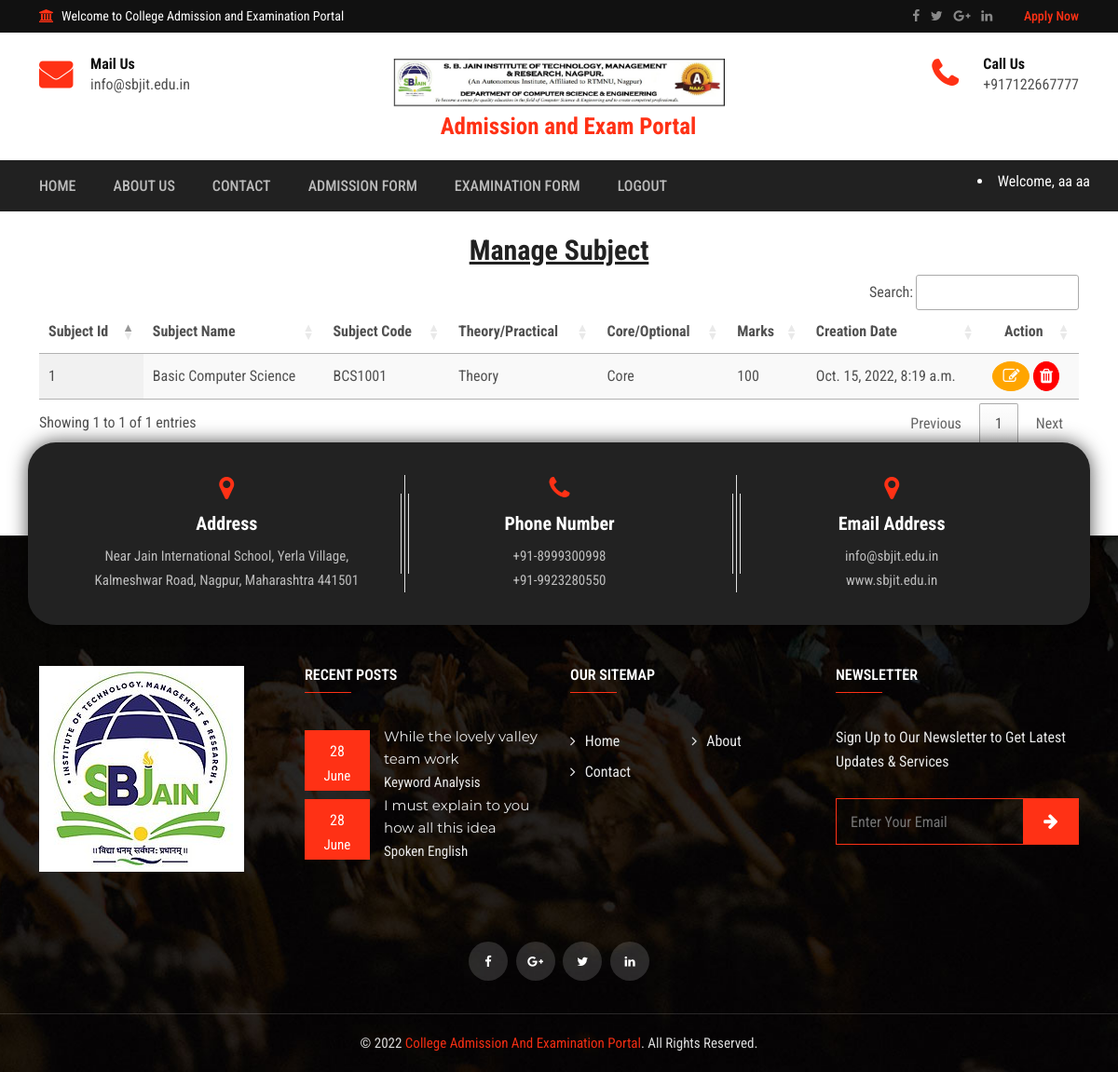
Page /manage-subject/ (signed in) on the committed database.
### collegeapp/models.py (models this page shows, shortened)
class Subject(models.Model):
    branch = models.ForeignKey(Branch, on_delete=models.CASCADE, null=True, blank=True)
    semester = models.ForeignKey(Semester, on_delete=models.CASCADE, null=True, blank=True)
    name = models.CharField(max_length=100, null=True, blank=True)
    code = models.CharField(max_length=100, null=True, blank=True)
    subjecttype = models.IntegerField(choices=SUBJECTTYPE, null=True, blank=True)
    theroytype = models.IntegerField(choices=THEORYTYPE, null=True, blank=True)
    marks = models.CharField(max_length=100, null=True, blank=True)
    created = models.DateTimeField(auto_now_add=True, blank=True)

### collegeapp/views.py (the view)
# urls.py: path('manage-subject/', manage_subject, name='manage_subject'),
def manage_subject(request):
    subject = Subject.objects.all()
    return render(request, 'manage_subject.html', locals())

### collegeapp/templates/manage_subject.html
{% include 'index.html' %}
{% load static %}
{% load custom_tags %}
{% block body %}
<div class="shop-cart mt-4">
  <div class="container">
    <div class="section-wrapper">
        <h2 class="mb-2" align="center"> <u>Manage Subject</u>
        </h2>
      <div class="cart-top">
        <table id="example" class="display nowrap" style="width: 100%">
          <thead>
            <tr>
              <th>Subject Id</th>
              <th>Subject Name</th>
              <th>Subject Code</th>
              <th>Theory/Practical</th>
              <th>Core/Optional</th>
              <th>Marks</th>
              <th>Creation Date</th>
              <th style="text-align: center">Action</th>
            </tr>
          </thead>
          <tbody>
            {% for i in subject %}
            <tr>
              <td>{{i.id}}</td>
              <td>{{i.name}}</td>
              <td>{{i.code}}</td>
              <td>{{i.get_theroytype_display}}</td>
              <td>{{i.get_subjecttype_display}}</td>
              <td>{{i.marks}}</td>
              <td>{{i.created}}</td>
              <td>
                    <a href="/change-subject/{{i.id}}/" title="Edit Branch">
                        <i class="fa fa-edit" style="font-size:18px;color:white;border-radius:50%;border:1px solid orange;padding:6px;padding-left:10px;padding-right:10px;background-color:orange"></i>
                    </a>
                    <a href="/delete-subject/{{i.id}}/" title="Delete Branch" onclick="return confirm('Are your sure?')">
                        <i  class="fa fa-trash" style="font-size:18px;color:white;border-radius:50%;border:1px solid red;padding:6px;background-color:red"></i>
                    </a>
              </td>
            </tr>
            {% endfor %}
          </tbody>
        </table>
      </div>
    </div>
  </div>
</div>
{% include 'tablecdn.html' %}
{% include 'footer.html' %}
{% endblock %}

### collegeapp/templates/index.html (shortened to what this page needs)
<!DOCTYPE html>
{% load static %}
<html lang="zxx">
<head>
    <link rel="stylesheet" type="text/css" href="{% static 'css/bootstrap.min.css' %}">
    <link rel="stylesheet" type="text/css" href="{% static 'css/font-awesome.min.css' %}">
    <link rel="stylesheet" type="text/css" href="{% static 'css/animate.css' %}">
    <link rel="stylesheet" type="text/css" href="{% static 'css/owl.carousel.css' %}">
    <link rel="stylesheet" type="text/css" href="{% static 'css/slick.css' %}">
    <link rel="stylesheet" type="text/css" href="{% static 'css/magnific-popup.css' %}">
    <link rel="stylesheet" type="text/css" href="{% static 'css/off-canvas.css' %}">
    <link rel="stylesheet" type="text/css" href="{% static 'css/rsmenu-main.css' %}">
    <link rel="stylesheet" type="text/css" href="{% static 'css/rsmenu-transitions.css' %}">
    <link rel="stylesheet" type="text/css" href="{% static 'style.css' %}">
    <link rel="stylesheet" type="text/css" href="{% static 'css/responsive.css' %}">
    <link rel="stylesheet" href="https://cdnjs.cloudflare.com/ajax/libs/font-awesome/4.7.0/css/font-awesome.min.css">
</head>
<body class="home1">
    <div class="full-width-header">
        <div class="rs-toolbar">
            <div class="container">
                <div class="row">
                    <div class="col-md-6">
                        <div class="rs-toolbar-left">
                            <div class="welcome-message">
                                <i class="fa fa-bank"></i><span>Welcome to College Admission and Examination Portal</span>
                            </div>
                        </div>
                    </div>
                    <div class="col-md-6">
                        <div class="rs-toolbar-right">
                            <div class="toolbar-share-icon">
                                <ul>
                                    <li><a href="https://www.facebook.com/officialsbjain/" target="_blank"><i class="fa fa-facebook"></i></a></li>
                                    <li><a href="https://twitter.com/officialsbjain?s=09" target="_blank"><i class="fa fa-twitter"></i></a></li>
                                    <li><a href="https://www.sbjit.edu.in/" target="_blank"><i class="fa fa-google-plus"></i></a></li>
                                    <li><a href="https://www.linkedin.com/in/s-b-jain-nagpur-7a65a3153/" target="_blank"><i class="fa fa-linkedin"></i></a></li>
                                </ul>
                            </div>
                            <a href="/student-register/" class="apply-btn">Apply Now</a>
                        </div>
                    </div>
                </div>
            </div>
        </div>
        <header id="rs-header" class="rs-header">
            <div class="rs-header-top">
                <div class="container">
                    <div class="row">
                        <div class="col-md-4 col-sm-12">
                            <div class="header-contact">
                                <div id="info-details" class="widget-text">
                                    <i class="fa fa-envelope"></i>
                                    <div class="info-text">
                                        <a href="mailto:info@domain.com">
						                    	<span>Mail Us</span>
												info@sbjit.edu.in
											</a>
                                    </div>
                                </div>
                            </div>
                        </div>
                        <div class="col-md-4 col-sm-12">
                            <div class="logo-area text-center">
                                <a href="/"><img src="{% static 'images/college logo photo.png' %}" style="width:600px;height:60px;padding-bottom: 0.5rem;" alt="logo">
                                    <b style="font-size:25px;margin-left:20px;font-weight:bold">Admission and Exam Portal</b>
                                </a>
                            </div>
                        </div>
                        <div class="col-md-4 col-sm-12">
                            <div class="header-contact pull-right">
                                <div id="phone-details" class="widget-text">
                                    <i class="fa fa-phone"></i>
                                    <div class="info-text">
                                        <a href="tel:4155551234">
						                    	<span>Call Us</span>
												+917122667777
											</a>
                                    </div>
                                </div>
                            </div>
                        </div>
                    </div>
                </div>
            </div>
            <div class="menu-area menu-sticky">
                <div class="container">
                    <div class="main-menu">
                        <div class="row relative">
                            <div class="col-sm-12">
                                <nav class="rs-menu">
                                    <ul class="nav-menu">
                                        <li><a href="/" class="home">Home</a>
                                        </li>
                                        <li> <a href="/about/">About Us</a>
                                        </li>
                                        <li> <a href="/contact/">Contact</a></li>
                                        {% if request.user.is_authenticated %}
                                        {% if request.user.is_staff %}
                                            <li class="menu-item-has-children"> <a href="#">Branch</a>
                                                <ul class="sub-menu">
                                                    <li><a href="/add-branch/">Add Branch</a></li>
                                                    <li><a href="/manage-branch/">Manage Branch</a></li>
                                                </ul>
                                            </li>
                                            <li class="menu-item-has-children"> <a href="#">Semester</a>
                                                <ul class="sub-menu">
                                                    <li><a href="/add-semester/">Add Semester</a></li>
                                                    <li><a href="/manage-semester/">Manage Semester</a></li>
                                                </ul>
                                            </li>
                                            <li class="menu-item-has-children"> <a href="#">Subject</a>
                                                <ul class="sub-menu">
                                                    <li><a href="/add-subject/">Add Subject</a></li>
                                                    <li><a href="/manage-subject/">Manage Subject</a></li>
                                                </ul>
                                            </li>
                                            <li class="menu-item-has-children"> <a href="#">Admission</a>
                                                <ul class="sub-menu">
                                                    <li><a href="/admission-data/?status=1">Pending Admission</a></li>
                                                    <li><a href="/admission-data/?status=3">Rejected Admission</a></li>
                                                    <li><a href="/admission-data/?status=2">Completed Admission</a></li>
                                                    <li><a href="/admission-data/?status=4">Payment Pending Admission</a></li>
                                                    <li><a href="/admission-data/?status=5">Payment Completed Admission</a></li>
                                                </ul>
                                            </li>
                                            <li class="menu-item-has-children"> <a href="#">Examination</a>
                                                <ul class="sub-menu">
                                                    <li><a href="/examination-data/?status=1">Pending Examination Data</a></li>
                                                    <li><a href="/examination-data/?status=2">Verified Examination Data</a></li>
                                                    <li><a href="/examination-data/?status=3">Rejected Examination Data</a></li>
                                                    <li><a href="/examination-data/?status=4">Payment Pending Examination Data</a></li>
                                                    <li><a href="/examination-data/?status=5">Payment Completed Examination Data</a></li>
                                                </ul>
                                            </li>
                                            <li> <a href="/logout/">Logout</a></li>
                                        {% else %}
                                            <li> <a href="/complete-registration/">Admission Form</a></li>
                                            <li> <a href="/exam-process">Examination Form</a></li>
                                            <li> <a href="/logout/">Logout</a></li>
                                        {% endif %}
                                        {% else %}
                                            <li> <a href="/student-register/">Register</a></li>
                                            <li> <a href="/login/">Login</a></li>
                                            <li> <a href="/admin-login/">Admin Login</a></li>
                                        {% endif %}
                                    </ul>
                                </nav>
                                <div class="right-bar-icon rs-offcanvas-link text-right">
                                    {% if request.user.is_authenticated %}
                                    {% if request.user.is_staff %}
                                    <li style="color:white;padding-top:10px">Welcome, {{request.user.username}}</li>
                                    {% else %}
                                    <li style="color:white;padding-top:10px">Welcome, {{request.user.first_name}} {{request.user.last_name}}</li>
                                    {% endif %}
                                    {% endif %}
                                </div>
                            </div>
                        </div>
                    </div>
                </div>
            </div>
        </header>
    </div>
</body>
</html>

### collegeapp/static/css/off-canvas.css (style rules this page uses)
.rs-menu.rs-menu-close, .sidebar_nav.navbar-inverse { background: transparent; }

### collegeapp/static/css/rsmenu-main.css (style rules this page uses)
.rs-menu { float: left; clear: both; width: 100%; font-size: 0; position: relative; }
.rs-menu ul, .rs-menu li, .rs-menu p, .rs-menu a, .rs-menu div, .rs-menu i { border: 0; margin: 0; padding: 0; }
.rs-menu li { display: block; vertical-align: top; position: relative; }
.rs-menu a { display: block; padding: 16px; }
.rs-menu a { color: #bbb; -webkit-tap-highlight-color: rgba(0, 0, 0, 0); }
.nav-menu>li>a { font-size: 14px; text-transform: uppercase; font-weight: 500; height: 55px; line-height: 55px; }
.rs-menu a { padding: 0px 20px; }
.inner-page .rs-menu ul.nav-menu>li>a, .home3 .rs-menu ul.nav-menu>li>a, .home1 .rs-menu ul.nav-menu>li>a { padding: 0; }
.inner-page .rs-menu ul.nav-menu>li, .home3 .rs-menu ul.nav-menu>li, .home1 .rs-menu ul.nav-menu>li { margin-right: 40px }
.home1 .rs-menu ul.nav-menu>li:last-child { margin-right: 0; }
.rs-menu ul, .home1 .rs-menu ul, .home4 .rs-menu ul { text-align: left; }
.rs-menu li { font-size: 14px; }
.nav-menu { position: relative; }
@media screen and (min-width: 992px) { .rs-menu { height: auto !important; } }
@media screen and (min-width: 992px) { .rs-menu li { display: inline-block; } }

### rows in the picture
Subject: id "1", name "Basic Computer Science", code "BCS1001", theroytype "Theory", subjecttype "Core", marks "100", created "Oct. 15, 2022, 8:19 a.m."

### other values in the picture
{{ request.user.first_name }} "aa"
{{ request.user.last_name }} "aa"
